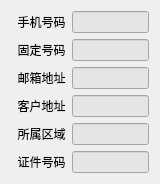
   <widget class="QWidget" name="formLayoutWidget_9">
    <property name="geometry">
     <rect>
      <x>830</x>
      <y>10</y>
      <width>160</width>
      <height>161</height>
     </rect>
    </property>
    <layout class="QFormLayout" name="formLayout8">
     <property name="fieldGrowthPolicy">
      <enum>QFormLayout::AllNonFixedFieldsGrow</enum>
     </property>
     <item row="0" column="0">
      <widget class="QLabel" name="label_9">
       <property name="text">
        <string>  手机号码</string>
       </property>
      </widget>
     </item>
     <item row="0" column="1">
      <widget class="QLineEdit" name="edtMobilePhone">
       <property name="styleSheet">
        <string notr="true">background-color: rgb(229, 229, 229);
border-image: url();</string>
       </property>
       <property name="readOnly">
        <bool>true</bool>
       </property>
      </widget>
     </item>
     <item row="1" column="0">
      <widget class="QLabel" name="label_10">
       <property name="text">
        <string>  固定号码</string>
       </property>
      </widget>
     </item>
     <item row="1" column="1">
      <widget class="QLineEdit" name="edtLandline">
       <property name="styleSheet">
        <string notr="true">background-color: rgb(229, 229, 229);
border-image: url();</string>
       </property>
       <property name="readOnly">
        <bool>true</bool>
       </property>
      </widget>
     </item>
     <item row="2" column="0">
      <widget class="QLabel" name="label_11">
       <property name="text">
        <string>  邮箱地址</string>
       </property>
      </widget>
     </item>
     <item row="2" column="1">
      <widget class="QLineEdit" name="edtEMail">
       <property name="styleSheet">
        <string notr="true">background-color: rgb(229, 229, 229);
border-image: url();</string>
       </property>
       <property name="readOnly">
        <bool>true</bool>
       </property>
      </widget>
     </item>
     <item row="3" column="0">
      <widget class="QLabel" name="label_12">
       <property name="text">
        <string>  客户地址</string>
       </property>
      </widget>
     </item>
     <item row="3" column="1">
      <widget class="QLineEdit" name="edtAddress">
       <property name="styleSheet">
        <string notr="true">background-color: rgb(229, 229, 229);
border-image: url();</string>
       </property>
       <property name="readOnly">
        <bool>true</bool>
       </property>
      </widget>
     </item>
     <item row="4" column="0">
      <widget class="QLabel" name="label_13">
       <property name="text">
        <string>  所属区域</string>
       </property>
      </widget>
     </item>
     <item row="4" column="1">
      <widget class="QLineEdit" name="edtDistrict">
       <property name="styleSheet">
        <string notr="true">background-color: rgb(229, 229, 229);
border-image: url();</string>
       </property>
       <property name="readOnly">
        <bool>true</bool>
       </property>
      </widget>
     </item>
     <item row="5" column="0">
      <widget class="QLabel" name="label_14">
       <property name="text">
        <string>  证件号码</string>
       </property>
      </widget>
     </item>
     <item row="5" column="1">
      <widget class="QLineEdit" name="edtCredentialsID">
       <property name="styleSheet">
        <string notr="true">background-color: rgb(229, 229, 229);
border-image: url();</string>
       </property>
       <property name="readOnly">
        <bool>true</bool>
       </property>
      </widget>
     </item>
    </layout>
   </widget>
